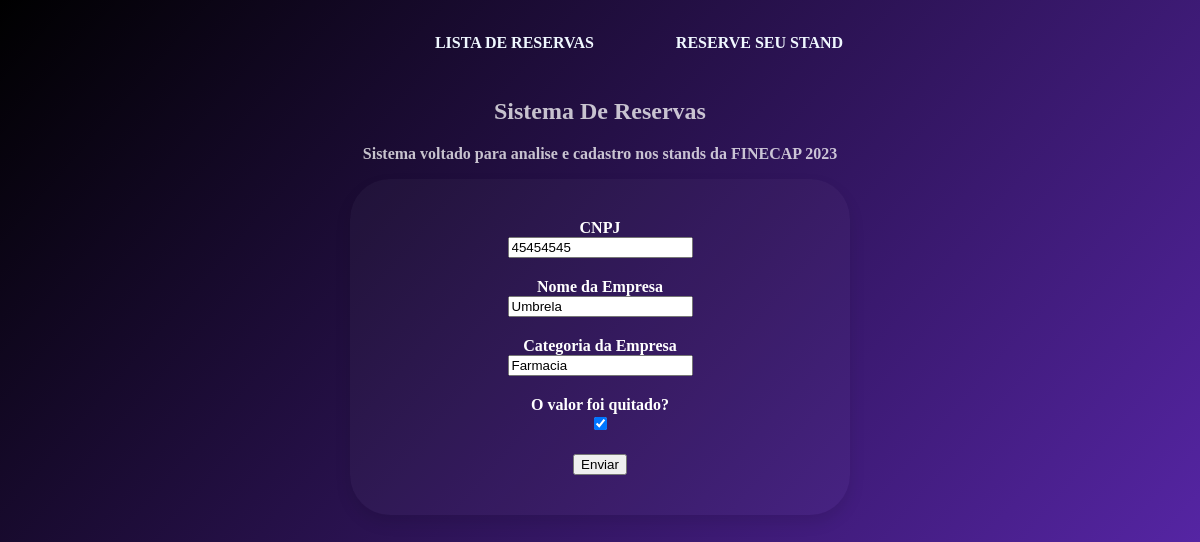
Page /reserva/editarreserva/3 on the committed database.
### finecap/models.py (models this page shows, shortened)
class Reserva(models.Model):
    cnpj = models.CharField(max_length=50)
    nome_empresa = models.CharField(max_length=100)
    categoria_empresa = models.CharField(max_length=100)
    quitado = models.BooleanField()
    objects = models.Manager()

### finecap/views.py (the view)
# urls.py: path('reserva/editarreserva/<int:id>', EditarCadastroView,name='editar'),
def EditarCadastroView(request,id):
    reserva = get_object_or_404(Reserva, id=id)
    if request.method == 'POST':
        form = CadastroForms(request.POST, instance=reserva)
        if form.is_valid():
            form.save()
            return redirect('index')
    else:
        form = CadastroForms(instance=reserva)
    return render(request, 'core/cadastro.html', {'form': form})

### finecap/forms.py
class CadastroForms(forms.ModelForm):
    class Meta:
        model = Reserva
        fields = '__all__'
    widgets = {
        'cnpj': forms.TextInput(attrs={'class': 'form-control'}),
        'nome_empresa' : forms.TextInput(attrs={'class':'form-control'}),
        'categoria_empresa' : forms.TextInput(attrs={'class':'form-control'}),
    }

### finecap/templates/core/cadastro.html (shortened to what this page needs)
{% extends 'base.html' %}
{% block center %}
<div class="form-container">
    <form method="post" enctype="multipart/form-data">
        <div class="form-group">
            <label for="cnpj" class="form-label">CNPJ</label><br>
            {{ form.cnpj }}
        </div>
        <div class="form-group">
            <label for="nome_empresa" class="form-label">Nome da Empresa</label><br>
            {{ form.nome_empresa }}
        </div>
        <div class="form-group">
            <label for="categoria_empresa" class="form-label">Categoria da Empresa</label><br>
            {{ form.categoria_empresa }}
        </div>
        <div class="form-group">
            <label for="quitado" class="form-label">O valor foi quitado?</label><br>
            {{ form.quitado }}
        </div>
        <button type="submit" class="btn btn-primary">Enviar</button>
    </form>
</div>
{% endblock center %}

### static/css/basecss.css (style rules this page uses)
body { background: rgb(0,0,0); background: linear-gradient(131deg, rgba(0,0,0,1) 0%, rgba(67,2,172,0.8431022067029936) 100%); font-weight:600; text-align:center !important; color: white; min-height: 98vh; }

### finecap/templates/core/cadastro.html (style rules this page uses)
.form-container { max-width: 500px; margin: auto; }
form { padding: 40px; border-radius: 40px; background-color: rgba(255, 255, 255, 0.026); box-shadow: 0 8px 16px rgba(0, 0, 0, 0.1); }
.form-group { margin-bottom: 20px; }

### rows in the picture
Reserva: cnpj "45454545", nome_empresa "Umbrela", categoria_empresa "Farmacia", quitado "☑"
